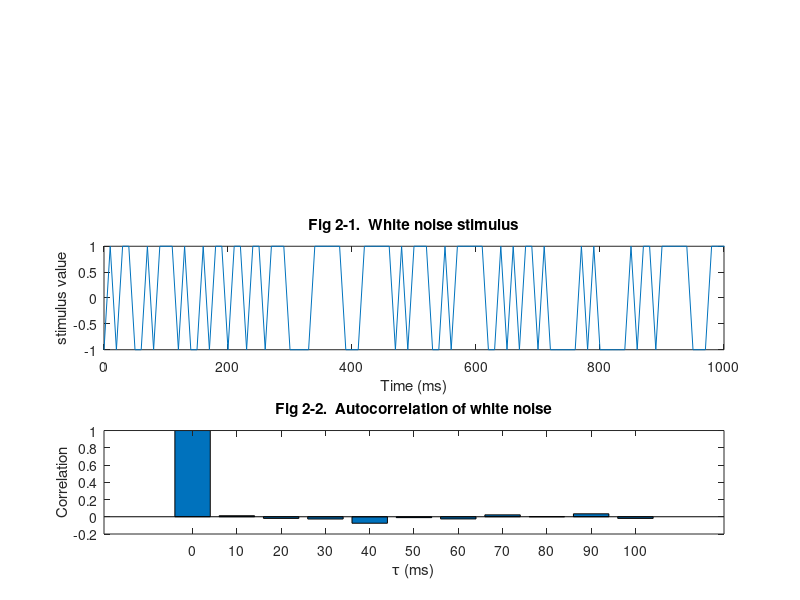
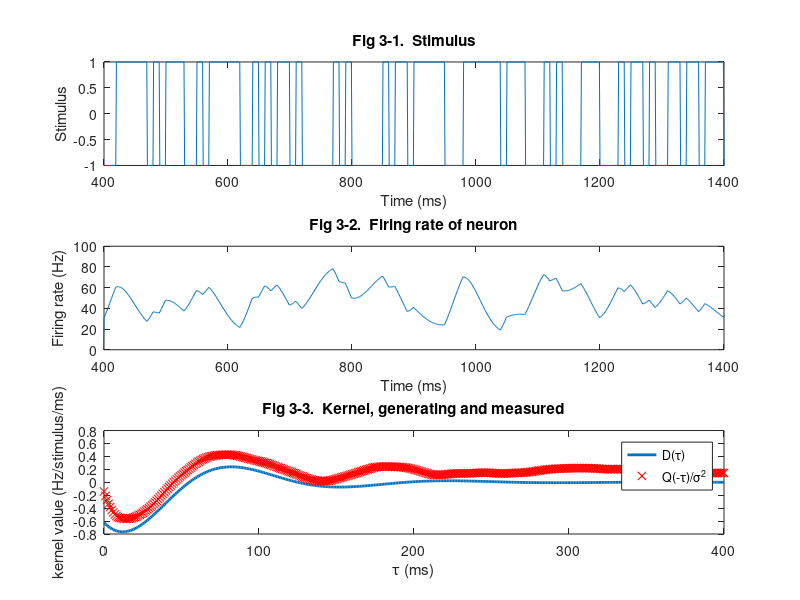

Write MATLAB code to recreate these figures, in order.

dt = 10;  % in ms 
T = 0:dt:10000;  % in ms 
sigsquare = 10; 
%rs = sigsquare/dt * randn(1,length(T)); 
rs = 2*(rand(1,length(T))>0.5)-1;
ac = []; 
for n=0:10, % 10 steps is 100ms of time 
  ac(n+1) = mean(rs(1+n:end).*rs(1:end-n)); 
end; 
tau = 0:10:100; 
subplot(3,1,2); 
plot(T,rs); 
A=axis; axis([0 1000 A(3) A(4)]); % set xaxis to 0...1000ms, y to whatever it was 
title('Fig 2-1.  White noise stimulus'); xlabel('Time (ms)'); 
ylabel('stimulus value'); 
subplot(3,1,3); 
bar(tau,ac); 
title('Fig 2-2.  Autocorrelation of white noise'); xlabel('\tau (ms)'); 
ylabel('Correlation'); 

% number 3, part 1 
tau=0:400;  % we will integrate equation 1 only from 0 to 400ms 
D=-cos(2*pi*(tau-20)/140).*exp(-tau/60); 
sinds=0:-1:-400; % at each t, we want to look at stim from t-tau back 400 points 
                 % and in the reverse order 
r0=50; % background rate, in Hz 
dtau = 1;  % integrating in steps of 1ms; could also use some other value 
% convert rs to 1ms version since I will work in ms, but I was working in 
% 10ms above 
rs_1ms=[]; 
for i=1:length(rs)-1, % take one point out so will go to 10000ms, not 10010ms 
   for j=1:10, % need to add ten points for every one before 
      rs_1ms(end+1) = rs(i); 
   end; 
end; 
rs_1ms(end+1)=rs(end); % make a 10001st point 
% now actually compute the spike rate 
% make spike rate before 400ms zero since we don't have sufficient data 
r=zeros(1,400); 
for t=400:10000, % simulate 9.6s of data, starting at t=400ms 
  r(t+1)=(dtau*D*rs_1ms(t+sinds+1)')+r0; % do integral, answer in Hz 
end; 
t=0:10000; % in ms 
figure(2); 
subplot(3,1,1); 
plot(t,rs_1ms); title('Fig 3-1.  Stimulus'); xlabel('Time (ms)'); 
ylabel('Stimulus'); 
a=axis; axis([400 1400 a(3) a(4)]); 
subplot(3,1,2); 
plot(t,r); title('Fig 3-2.  Firing rate of neuron'); xlabel('Time (ms)'); 
ylabel('Firing rate (Hz)'); a=axis; axis([400 1400 a(3) a(4)]); 

% number 3, part 2 
% now go backwards to find Q (and thus find the image of D) 
dt = 1; % 1ms 
q = zeros(1,400); % make an empty matrix q to store our values 
for tau=-400:0, % find Q(tau) for tau=-400ms to 0ms in 1ms steps 
  q(-tau+1) = 1/9600 * sum(dt*(r(401-tau:end)).*rs_1ms(401:end+tau)); 
end; 
qtau = 0:400; % for plotting q(-tau) 
subplot(3,1,3); hold off; 
plot(qtau,D,'linewidth',2); 
hold on; plot(qtau,q/sigsquare,'rx'); 
title('Fig 3-3.  Kernel, generating and measured'); 
ylabel('kernel value (Hz/stimulus/ms)');xlabel('\tau (ms)'); 
legend('D(\tau)','Q(-\tau)/{\sigma^2}'); 

%p = rand(1,length(r))

